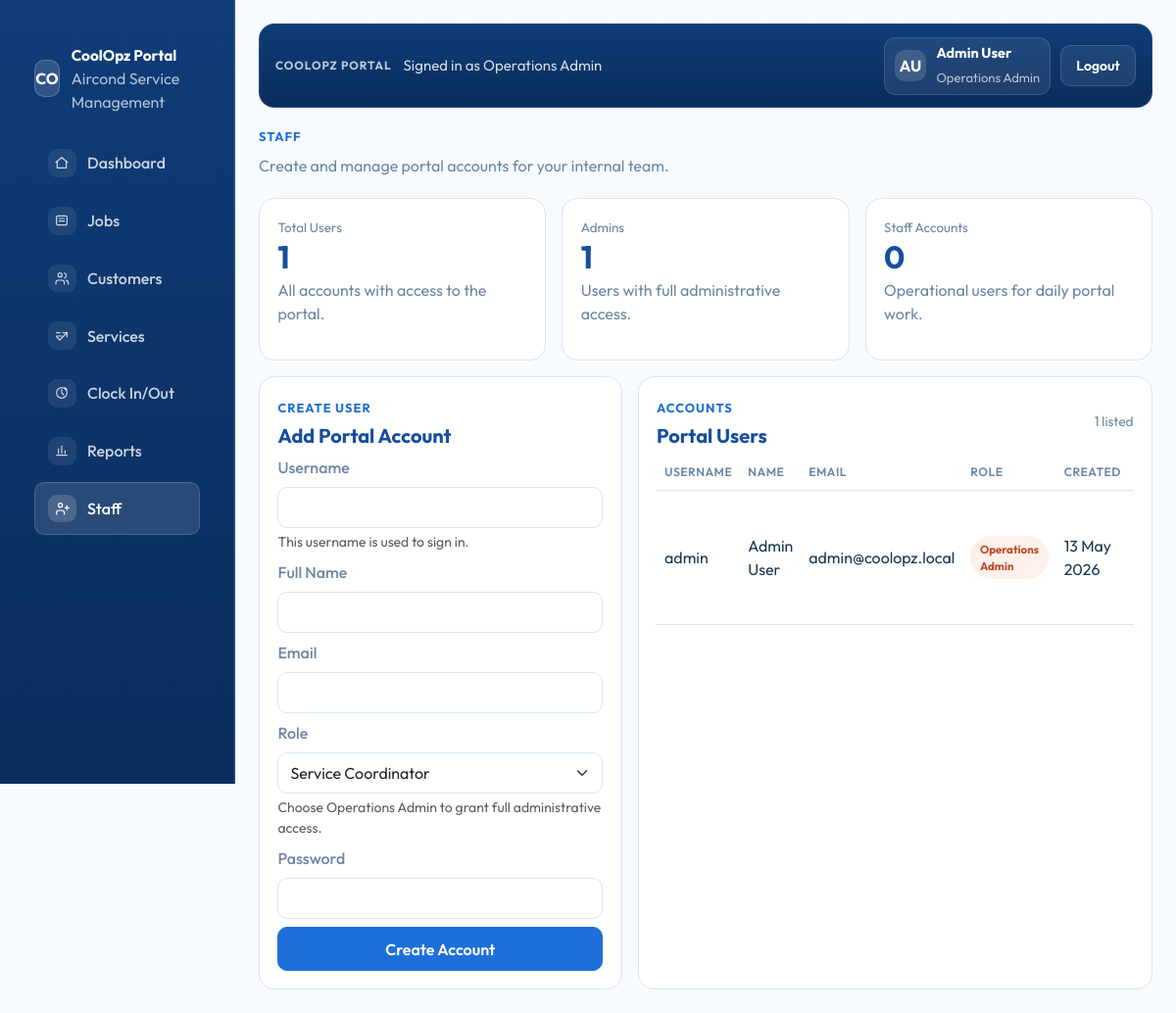
Page /staff.php (signed in) on the committed database.
### tables this page shows
CREATE TABLE IF NOT EXISTS users (
    id INT UNSIGNED AUTO_INCREMENT PRIMARY KEY,
    username VARCHAR(80) NOT NULL,
    email VARCHAR(190) NOT NULL UNIQUE,
    full_name VARCHAR(120) NOT NULL,
    role_name VARCHAR(120) NOT NULL,
    password_hash VARCHAR(255) NOT NULL,
    created_at TIMESTAMP DEFAULT CURRENT_TIMESTAMP,
    UNIQUE KEY uniq_users_username (username)
);

### includes/data.php (called while the page is built, shortened)
<?php
require_once __DIR__ . '/database.php';
function coolopz_status_badge_class(string $status): string
{
    return match ($status) {
        'Urgent', 'Priority' => 'status-urgent',
        'In Progress', 'Contract Active' => 'status-progress',
        'Queued', 'Renewal Due', 'Review' => 'status-queued',
        'Completed' => 'status-complete',
        default => 'status-queued',
    };
}
function coolopz_fetch_staff_metrics(): array
{
    $pdo = coolopz_db();
    return [
        'total_users' => (int) $pdo->query('SELECT COUNT(*) FROM users')->fetchColumn(),
        'admins' => (int) $pdo->query("SELECT COUNT(*) FROM users WHERE role_name = 'Operations Admin'")->fetchColumn(),
        'staff' => (int) $pdo->query("SELECT COUNT(*) FROM users WHERE role_name <> 'Operations Admin'")->fetchColumn(),
    ];
}
function coolopz_fetch_staff_users(): array
{
    $statement = coolopz_db()->query(
        'SELECT id, username, full_name, email, role_name, created_at FROM users ORDER BY created_at DESC, id DESC'
    );
    return $statement->fetchAll();
}

### includes/database.php (called while the page is built, shortened)
<?php
function coolopz_db_config(): array
{
    static $config;
    if ($config === null) {
        $config = require __DIR__ . '/../config/database.php';
    }
    return $config;
}
function coolopz_db(): PDO
{
    static $pdo;
    if ($pdo instanceof PDO) {
        return $pdo;
    }
    $config = coolopz_db_config();
    $dsn = sprintf(
        'mysql:host=%s;port=%d;dbname=%s;charset=%s',
        $config['host'],
        $config['port'],
        $config['database'],
        $config['charset']
    );
    $pdo = new PDO($dsn, $config['username'], $config['password'], [
        PDO::ATTR_ERRMODE => PDO::ERRMODE_EXCEPTION,
        PDO::ATTR_DEFAULT_FETCH_MODE => PDO::FETCH_ASSOC,
        PDO::ATTR_EMULATE_PREPARES => false,
    ]);
    return $pdo;
}

### staff.php (the view, shortened to what this page needs)
<?php
require_once __DIR__ . '/includes/data.php';
$allowedRoles = [
    'Service Coordinator',
    'Technician Lead',
    'Operations Admin',
];
$formData = [
    'username' => '',
    'full_name' => '',
    'email' => '',
    'role_name' => 'Service Coordinator',
];
$staffMetrics = coolopz_fetch_staff_metrics();
$staffUsers = coolopz_fetch_staff_users();
include __DIR__ . '/includes/head.php';
include __DIR__ . '/includes/sidebar.php';
?>
        <main class="portal-main">
<?php include __DIR__ . '/includes/topbar.php'; ?>
            <section class="hero-section">
                <span class="section-label">Staff</span>
                <p class="hero-copy">Create and manage portal accounts for your internal team.</p>
            </section>
            <section class="row g-2 g-lg-3">
                <div class="col-md-4">
                    <div class="simple-panel stat-card">
                        <span class="stat-label">Total Users</span>
                        <strong class="stat-value"><?= htmlspecialchars((string) $staffMetrics['total_users'], ENT_QUOTES, 'UTF-8') ?></strong>
                        <p>All accounts with access to the portal.</p>
                    </div>
                </div>
                <div class="col-md-4">
                    <div class="simple-panel stat-card">
                        <span class="stat-label">Admins</span>
                        <strong class="stat-value"><?= htmlspecialchars((string) $staffMetrics['admins'], ENT_QUOTES, 'UTF-8') ?></strong>
                        <p>Users with full administrative access.</p>
                    </div>
                </div>
                <div class="col-md-4">
                    <div class="simple-panel stat-card">
                        <span class="stat-label">Staff Accounts</span>
                        <strong class="stat-value"><?= htmlspecialchars((string) $staffMetrics['staff'], ENT_QUOTES, 'UTF-8') ?></strong>
                        <p>Operational users for daily portal work.</p>
                    </div>
                </div>
            </section>
            <section class="row g-3 mt-0">
                <div class="col-xl-5">
                    <div class="simple-panel h-100">
                        <span class="section-label">Create user</span>
                        <h2 class="panel-title">Add Portal Account</h2>
                        <form method="post" class="row g-2 mt-0">
                            <div class="col-12">
                                <label class="form-label" for="username">Username</label>
                                <input class="form-control" id="username" name="username" type="text" value="<?= htmlspecialchars($formData['username'], ENT_QUOTES, 'UTF-8') ?>" pattern="[A-Za-z0-9._-]{3,50}" required>
                                <div class="form-text">This username is used to sign in.</div>
                            </div>
                            <div class="col-12">
                                <label class="form-label" for="full_name">Full Name</label>
                                <input class="form-control" id="full_name" name="full_name" type="text" value="<?= htmlspecialchars($formData['full_name'], ENT_QUOTES, 'UTF-8') ?>" required>
                            </div>
                            <div class="col-12">
                                <label class="form-label" for="email">Email</label>
                                <input class="form-control" id="email" name="email" type="email" value="<?= htmlspecialchars($formData['email'], ENT_QUOTES, 'UTF-8') ?>" required>
                            </div>
                            <div class="col-12">
                                <label class="form-label" for="role_name">Role</label>
                                <select class="form-select" id="role_name" name="role_name">
<?php foreach ($allowedRoles as $roleName): ?>
                                    <option value="<?= htmlspecialchars($roleName, ENT_QUOTES, 'UTF-8') ?>"<?= $formData['role_name'] === $roleName ? ' selected' : '' ?>><?= htmlspecialchars($roleName, ENT_QUOTES, 'UTF-8') ?></option>
<?php endforeach; ?>
                                </select>
                                <div class="form-text">Choose Operations Admin to grant full administrative access.</div>
                            </div>
                            <div class="col-12">
                                <label class="form-label" for="password">Password</label>
                                <input class="form-control" id="password" name="password" type="password" required>
                            </div>
                            <div class="col-12">
                                <button type="submit" class="btn btn-portal-primary w-100">Create Account</button>
                            </div>
                        </form>
                    </div>
                </div>
                <div class="col-xl-7">
                    <div class="simple-panel h-100">
                        <div class="panel-head mb-2">
                            <div>
                                <span class="section-label">Accounts</span>
                                <h2 class="panel-title">Portal Users</h2>
                            </div>
                            <span class="subtle-note"><?= htmlspecialchars((string) count($staffUsers), ENT_QUOTES, 'UTF-8') ?> listed</span>
                        </div>
                        <div class="table-responsive">
                            <table class="table portal-table align-middle mb-0">
                                <thead>
                                    <tr>
                                        <th>Username</th>
                                        <th>Name</th>
                                        <th>Email</th>
                                        <th>Role</th>
                                        <th>Created</th>
                                        <th>Actions</th>
                                    </tr>
                                </thead>
                                <tbody>
<?php foreach ($staffUsers as $user): ?>
                                    <tr>
                                        <td><?= htmlspecialchars($user['username'], ENT_QUOTES, 'UTF-8') ?></td>
                                        <td><?= htmlspecialchars($user['full_name'], ENT_QUOTES, 'UTF-8') ?></td>
                                        <td><?= htmlspecialchars($user['email'], ENT_QUOTES, 'UTF-8') ?></td>
                                        <td><span class="status-badge <?= coolopz_status_badge_class($user['role_name'] === 'Operations Admin' ? 'Priority' : 'In Progress') ?>"><?= htmlspecialchars($user['role_name'], ENT_QUOTES, 'UTF-8') ?></span></td>
                                        <td><?= htmlspecialchars(date('d M Y', strtotime($user['created_at'])), ENT_QUOTES, 'UTF-8') ?></td>
                                        <td>
                                        </td>
                                    </tr>
<?php endforeach; ?>
                                </tbody>
                            </table>
                        </div>
                    </div>
                </div>
            </section>
        </main>
<?php include __DIR__ . '/includes/footer.php'; ?>

### assets/css/theme.css (style rules this page uses)
:root { --portal-blue: #1e6fd9; --portal-blue-dark: #154f9c; --portal-sidebar: #0f3c78; --portal-sidebar-deep: #0a2d5b; --portal-sidebar-line: rgba(255, 255, 255, 0.12); --portal-sidebar-text: rgba(255, 255, 255, 0.78); --portal-blue-soft: #eef5ff; --portal-border: #d8e6f7; --portal-text: #1b3552; --portal-muted: #6c86a4; --portal-white: #ffffff; --portal-bg: #f7fbff; --portal-sidebar-width: 240px; }
* { box-sizing: border-box; }
body { margin: 0; min-height: 100vh; font-family: "Outfit", sans-serif; color: var(--portal-text); background: var(--portal-bg); }
.brand-subtitle, .hero-copy, .stat-card p, .snapshot-list, .form-label, .sidebar-card p { color: var(--portal-muted); }
.portal-main { padding: 1.5rem; }
.btn-portal-primary, .btn-portal-secondary { border-radius: 10px; padding: 0.58rem 0.95rem; font-weight: 600; }
.btn-portal-primary { background: var(--portal-blue); border: 1px solid var(--portal-blue); color: var(--portal-white); }
.hero-section { padding-bottom: 0.35rem; }
.section-label { display: inline-block; margin-bottom: 0.45rem; color: var(--portal-blue); font-size: 0.8rem; font-weight: 700; letter-spacing: 0.08em; text-transform: uppercase; }
.simple-panel { padding: 1.15rem; background: var(--portal-white); border: 1px solid var(--portal-border); border-radius: 16px; }
.panel-head { display: flex; align-items: center; justify-content: space-between; gap: 0.75rem; }
.panel-title { margin: 0; font-size: 1.25rem; font-weight: 700; color: var(--portal-blue-dark); }
.stat-card { height: 100%; }
.stat-label { display: block; font-size: 0.84rem; color: var(--portal-muted); }
.stat-value { display: block; margin: 0.25rem 0 0.4rem; font-size: 2rem; line-height: 1; color: var(--portal-blue-dark); }
.subtle-note { font-size: 0.86rem; color: var(--portal-muted); }
.portal-table { --bs-table-bg: transparent; --bs-table-color: var(--portal-text); }
.portal-table thead th { color: var(--portal-muted); font-size: 0.76rem; font-weight: 600; letter-spacing: 0.04em; text-transform: uppercase; border-bottom-color: var(--portal-border); }
.portal-table tbody td { padding-top: 0.75rem; padding-bottom: 0.75rem; border-color: var(--portal-border); }
.status-badge { display: inline-flex; align-items: center; justify-content: center; padding: 0.3rem 0.6rem; border-radius: 999px; font-size: 0.72rem; font-weight: 700; }
.status-urgent { background: #fff0eb; color: #bc4b2c; }
.form-label { font-weight: 500; }
.form-control, .form-select { min-height: 42px; border-radius: 10px; border-color: var(--portal-border); box-shadow: none; }

### rows in the picture
users: username "admin", full_name "Admin User", email "admin@coolopz.local", role_name "Operations Admin", created_at "13 May 2026"

### other values in the picture
$item['label'] "Dashboard"
$item['label'] "Jobs"
$item['label'] "Customers"
$item['label'] "Services"
$item['label'] "Clock In/Out"
$item['label'] "Reports"
$item['label'] "Staff"
$currentUserRole "Operations Admin"
$userInitials "AU"
$currentUserName "Admin User"
$staffMetrics['total_users'] "1"
$staffMetrics['admins'] "1"
$staffMetrics['staff'] "0"
count($staffUsers) "1"
form field role_name "Service Coordinator"
